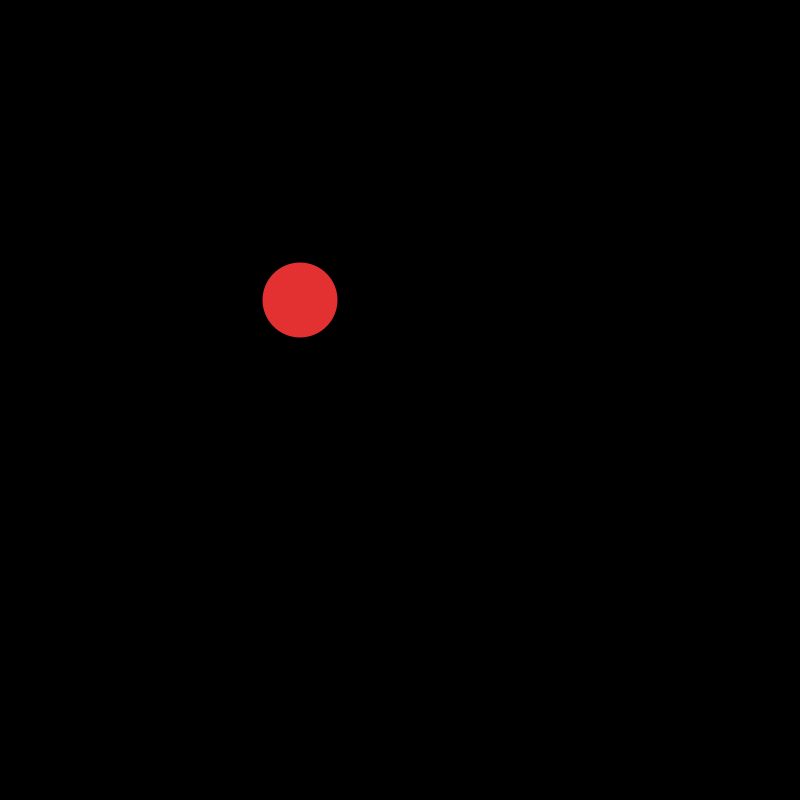
Frame 1 (no input)
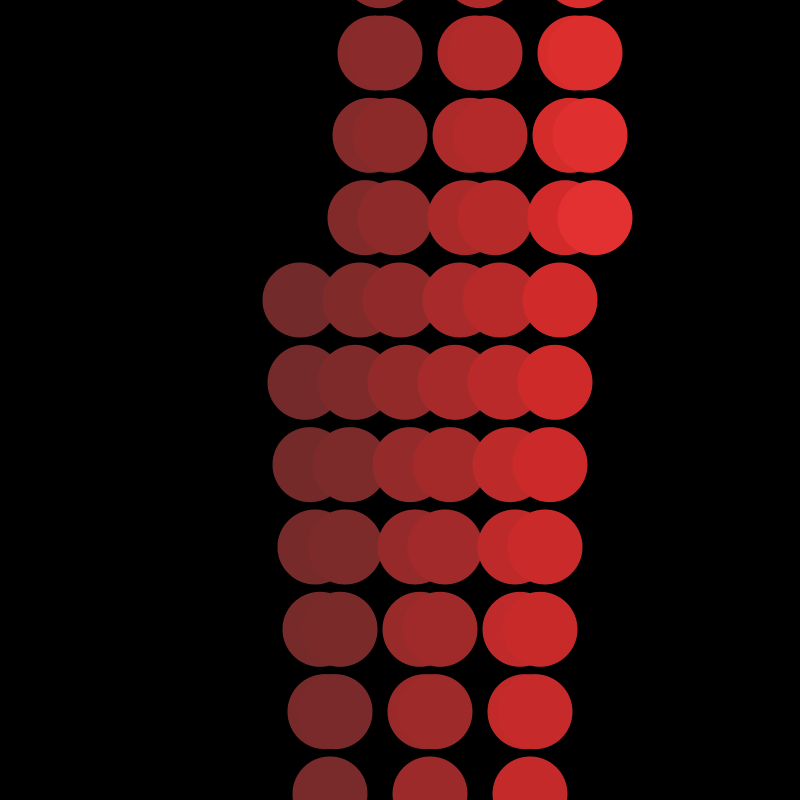
Frame 60 (the mouse pressed at the canvas centre just before this capture)
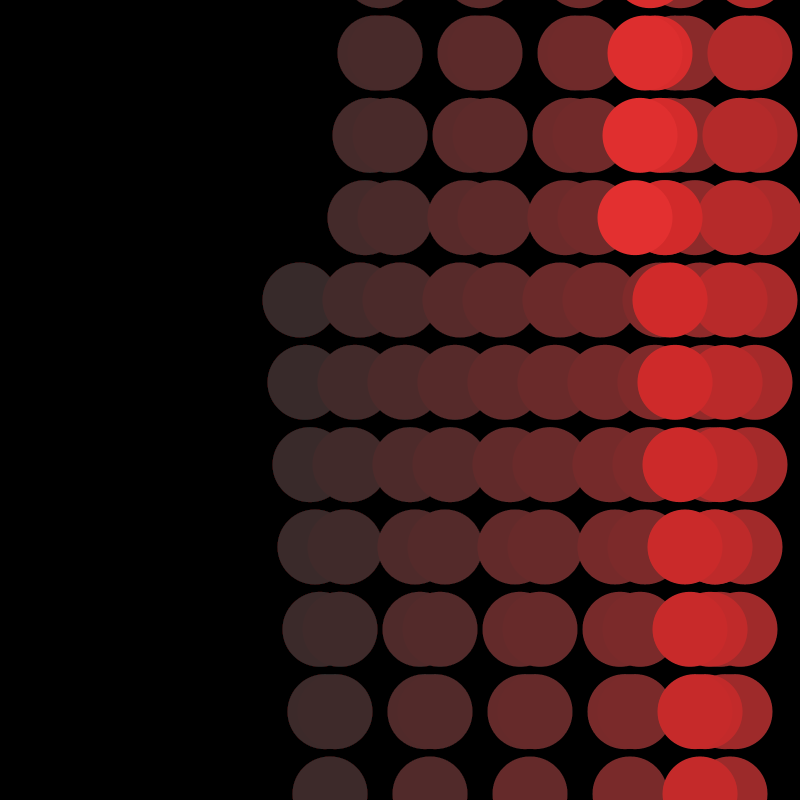
Frame 120 (the mouse held since frame 60 and released just before this capture)

The Processing sketch that drew these frames (run headless with seeded random() and noise(); from frame 60 on, the mouse is pressed at the canvas centre):

// Processing sketch: processing_169412
// ── processing_169412.pde

float speedX = 5;
float speedY = random(50,100);
float posX = 300;
float posY = 300;


void setup() {
  size(800,800);
  frameRate(30);
  background(0);
}

void draw() {
  noStroke();  
  
  fill(0,3);
  rect(0,0,width,height);
  fill(227,48,48);
  ellipse(posX,posY,75,75);
  
  posX = posX + speedX;  
  if(posX+(75/2) >= 800 || posX-(75/2) <= 0 ){
    speedX = -speedX;
  }
  
  posY = posY + speedY;
  if(posY+(75/2) >= 800 || posY-(75/2) <= 0 ){
    speedY = -speedY;
  
  }
}
  
